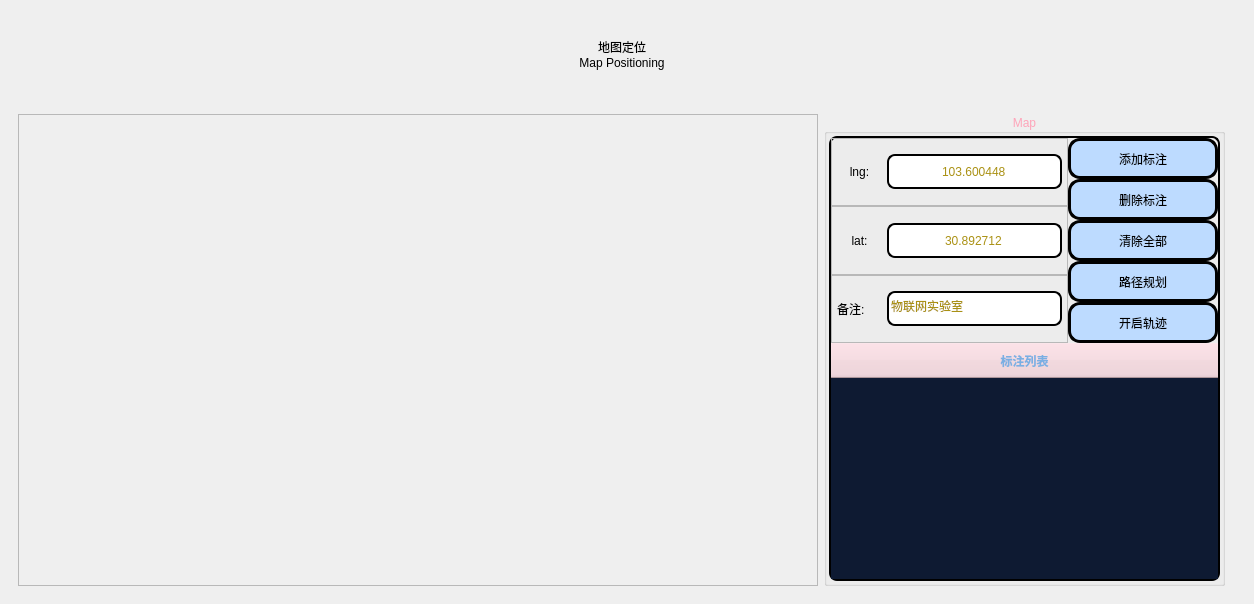
         <widget class="QWidget" name="FaultDetectPage">
          <property name="styleSheet">
           <string notr="true">#FaultDetectPage
{
background-color: rgb(14, 26, 50);
}</string>
          </property>
          <layout class="QVBoxLayout" name="verticalLayout_6">
           <property name="spacing">
            <number>0</number>
           </property>
           <property name="leftMargin">
            <number>0</number>
           </property>
           <property name="topMargin">
            <number>0</number>
           </property>
           <property name="bottomMargin">
            <number>0</number>
           </property>
           <item>
            <widget class="QWidget" name="FaultDetectWidget" native="true">
             <layout class="QVBoxLayout" name="verticalLayout_10">
              <item>
               <widget class="QWidget" name="TopWidget4" native="true">
                <property name="minimumSize">
                 <size>
                  <width>0</width>
                  <height>90</height>
                 </size>
                </property>
                <property name="maximumSize">
                 <size>
                  <width>16777215</width>
                  <height>90</height>
                 </size>
                </property>
                <layout class="QHBoxLayout" name="horizontalLayout_7">
                 <property name="spacing">
                  <number>5</number>
                 </property>
                 <property name="leftMargin">
                  <number>0</number>
                 </property>
                 <property name="topMargin">
                  <number>0</number>
                 </property>
                 <property name="rightMargin">
                  <number>0</number>
                 </property>
                 <property name="bottomMargin">
                  <number>0</number>
                 </property>
                 <item>
                  <spacer name="horizontalSpacer_9">
                   <property name="orientation">
                    <enum>Qt::Horizontal</enum>
                   </property>
                   <property name="sizeHint" stdset="0">
                    <size>
                     <width>463</width>
                     <height>20</height>
                    </size>
                   </property>
                  </spacer>
                 </item>
                 <item>
                  <widget class="QLabel" name="FaultDetectLabel">
                   <property name="minimumSize">
                    <size>
                     <width>300</width>
                     <height>90</height>
                    </size>
                   </property>
                   <property name="maximumSize">
                    <size>
                     <width>16777215</width>
                     <height>90</height>
                    </size>
                   </property>
                   <property name="text">
                    <string>地图定位
Map Positioning</string>
                   </property>
                   <property name="alignment">
                    <set>Qt::AlignCenter</set>
                   </property>
                  </widget>
                 </item>
                 <item>
                  <spacer name="horizontalSpacer_10">
                   <property name="orientation">
                    <enum>Qt::Horizontal</enum>
                   </property>
                   <property name="sizeHint" stdset="0">
                    <size>
                     <width>462</width>
                     <height>20</height>
                    </size>
                   </property>
                  </spacer>
                 </item>
                </layout>
               </widget>
              </item>
              <item>
               <widget class="QWidget" name="widget_4" native="true">
                <property name="minimumSize">
                 <size>
                  <width>520</width>
                  <height>490</height>
                 </size>
                </property>
                <property name="styleSheet">
                 <string notr="true"/>
                </property>
                <layout class="QHBoxLayout" name="horizontalLayout_4">
                 <item>
                  <widget class="QWidget" name="Map_Widget" native="true">
                   <property name="minimumSize">
                    <size>
                     <width>200</width>
                     <height>0</height>
                    </size>
                   </property>
                   <layout class="QVBoxLayout" name="verticalLayout_38">
                    <property name="spacing">
                     <number>0</number>
                    </property>
                    <property name="leftMargin">
                     <number>0</number>
                    </property>
                    <property name="topMargin">
                     <number>0</number>
                    </property>
                    <property name="rightMargin">
                     <number>0</number>
                    </property>
                    <property name="bottomMargin">
                     <number>0</number>
                    </property>
                    <item>
                     <widget class="QFrame" name="Map">
                      <property name="minimumSize">
                       <size>
                        <width>800</width>
                        <height>300</height>
                       </size>
                      </property>
                      <property name="frameShape">
                       <enum>QFrame::StyledPanel</enum>
                      </property>
                      <property name="frameShadow">
                       <enum>QFrame::Raised</enum>
                      </property>
                     </widget>
                    </item>
                   </layout>
                  </widget>
                 </item>
                 <item>
                  <widget class="QGroupBox" name="Map_3">
                   <property name="minimumSize">
                    <size>
                     <width>400</width>
                     <height>261</height>
                    </size>
                   </property>
                   <property name="maximumSize">
                    <size>
                     <width>9999</width>
                     <height>9999</height>
                    </size>
                   </property>
                   <property name="styleSheet">
                    <string notr="true">#Map_3
{
color: rgb(254, 164, 185);
}
*{
font: 13pt &quot;楷体&quot;;
}
QLabel
{
font: 11pt &quot;楷体&quot;;
}</string>
                   </property>
                   <property name="title">
                    <string>Map</string>
                   </property>
                   <property name="alignment">
                    <set>Qt::AlignCenter</set>
                   </property>
                   <layout class="QVBoxLayout" name="verticalLayout_9">
                    <property name="spacing">
                     <number>10</number>
                    </property>
                    <property name="leftMargin">
                     <number>0</number>
                    </property>
                    <property name="topMargin">
                     <number>0</number>
                    </property>
                    <property name="rightMargin">
                     <number>0</number>
                    </property>
                    <property name="bottomMargin">
                     <number>0</number>
                    </property>
                    <item>
                     <widget class="QFrame" name="Map_Show">
                      <property name="styleSheet">
                       <string notr="true">
#Map_Show
{
border:2px solid black;
border-radius:8px;
margin:2;
padding:0;
}</string>
                      </property>
                      <property name="frameShape">
                       <enum>QFrame::StyledPanel</enum>
                      </property>
                      <property name="frameShadow">
                       <enum>QFrame::Raised</enum>
                      </property>
                      <layout class="QVBoxLayout" name="verticalLayout_26">
                       <property name="spacing">
                        <number>0</number>
                       </property>
                       <property name="leftMargin">
                        <number>0</number>
                       </property>
                       <property name="topMargin">
                        <number>0</number>
                       </property>
                       <property name="rightMargin">
                        <number>0</number>
                       </property>
                       <property name="bottomMargin">
                        <number>0</number>
                       </property>
                       <item>
                        <widget class="QWidget" name="widget_3" native="true">
                         <layout class="QHBoxLayout" name="horizontalLayout_25">
                          <property name="spacing">
                           <number>0</number>
                          </property>
                          <property name="leftMargin">
                           <number>0</number>
                          </property>
                          <property name="topMargin">
                           <number>0</number>
                          </property>
                          <property name="rightMargin">
                           <number>0</number>
                          </property>
                          <property name="bottomMargin">
                           <number>0</number>
                          </property>
                          <item>
                           <widget class="QWidget" name="Map_addBZ_moveBZ" native="true">
                            <property name="styleSheet">
                             <string notr="true">QLineEdit
{
color: rgb(170, 145, 20);
border:2px solid black;
border-radius:8px;
font: 11pt &quot;楷体&quot;;
}
QLineEdit:hover
{
border:2px solid #ff7c25;
border-radius:7px;
font: 11pt &quot;楷体&quot;;
}</string>
                            </property>
                            <layout class="QVBoxLayout" name="verticalLayout_23">
                             <property name="spacing">
                              <number>0</number>
                             </property>
                             <property name="leftMargin">
                              <number>0</number>
                             </property>
                             <property name="topMargin">
                              <number>0</number>
                             </property>
                             <property name="rightMargin">
                              <number>0</number>
                             </property>
                             <property name="bottomMargin">
                              <number>0</number>
                             </property>
                             <item>
                              <widget class="QFrame" name="frame">
                               <property name="minimumSize">
                                <size>
                                 <width>0</width>
                                 <height>60</height>
                                </size>
                               </property>
                               <property name="frameShape">
                                <enum>QFrame::StyledPanel</enum>
                               </property>
                               <property name="frameShadow">
                                <enum>QFrame::Raised</enum>
                               </property>
                               <layout class="QHBoxLayout" name="horizontalLayout_3">
                                <property name="spacing">
                                 <number>5</number>
                                </property>
                                <property name="leftMargin">
                                 <number>5</number>
                                </property>
                                <property name="topMargin">
                                 <number>5</number>
                                </property>
                                <property name="rightMargin">
                                 <number>5</number>
                                </property>
                                <property name="bottomMargin">
                                 <number>5</number>
                                </property>
                                <item>
                                 <widget class="QLabel" name="lbl_lon_2">
                                  <property name="minimumSize">
                                   <size>
                                    <width>45</width>
                                    <height>45</height>
                                   </size>
                                  </property>
                                  <property name="maximumSize">
                                   <size>
                                    <width>45</width>
                                    <height>45</height>
                                   </size>
                                  </property>
                                  <property name="text">
                                   <string>lng:</string>
                                  </property>
                                  <property name="alignment">
                                   <set>Qt::AlignCenter</set>
                                  </property>
                                 </widget>
                                </item>
                                <item>
                                 <widget class="QLineEdit" name="line_Map_lon">
                                  <property name="minimumSize">
                                   <size>
                                    <width>0</width>
                                    <height>35</height>
                                   </size>
                                  </property>
                                  <property name="text">
                                   <string>103.600448</string>
                                  </property>
                                  <property name="alignment">
                                   <set>Qt::AlignCenter</set>
                                  </property>
                                  <property name="placeholderText">
                                   <string/>
                                  </property>
                                 </widget>
                                </item>
                               </layout>
                              </widget>
                             </item>
                             <item>
                              <widget class="QFrame" name="frame_2">
                               <property name="minimumSize">
                                <size>
                                 <width>0</width>
                                 <height>60</height>
                                </size>
                               </property>
                               <property name="frameShape">
                                <enum>QFrame::StyledPanel</enum>
                               </property>
                               <property name="frameShadow">
                                <enum>QFrame::Raised</enum>
                               </property>
                               <layout class="QHBoxLayout" name="horizontalLayout_22">
                                <property name="spacing">
                                 <number>5</number>
                                </property>
                                <property name="leftMargin">
                                 <number>5</number>
                                </property>
                                <property name="topMargin">
                                 <number>5</number>
                                </property>
                                <property name="rightMargin">
                                 <number>5</number>
                                </property>
                                <property name="bottomMargin">
                                 <number>5</number>
                                </property>
                                <item>
                                 <widget class="QLabel" name="lbl_lat_2">
                                  <property name="minimumSize">
                                   <size>
                                    <width>45</width>
                                    <height>45</height>
                                   </size>
                                  </property>
                                  <property name="maximumSize">
                                   <size>
                                    <width>45</width>
                                    <height>45</height>
                                   </size>
                                  </property>
                                  <property name="text">
                                   <string>lat:</string>
                                  </property>
                                  <property name="alignment">
                                   <set>Qt::AlignCenter</set>
                                  </property>
                                 </widget>
                                </item>
                                <item>
                                 <widget class="QLineEdit" name="line_Map_lat">
                                  <property name="minimumSize">
                                   <size>
                                    <width>0</width>
                                    <height>35</height>
                                   </size>
                                  </property>
                                  <property name="text">
                                   <string>30.892712</string>
                                  </property>
                                  <property name="alignment">
                                   <set>Qt::AlignCenter</set>
                                  </property>
                                 </widget>
                                </item>
                               </layout>
                              </widget>
                             </item>
                             <item>
                              <widget class="QFrame" name="frame_3">
                               <property name="minimumSize">
                                <size>
                                 <width>0</width>
                                 <height>60</height>
                                </size>
                               </property>
                               <property name="frameShape">
                                <enum>QFrame::StyledPanel</enum>
                               </property>
                               <property name="frameShadow">
                                <enum>QFrame::Raised</enum>
                               </property>
                               <layout class="QHBoxLayout" name="horizontalLayout_23">
                                <property name="spacing">
                                 <number>5</number>
                                </property>
                                <property name="leftMargin">
                                 <number>5</number>
                                </property>
                                <property name="topMargin">
                                 <number>5</number>
                                </property>
                                <property name="rightMargin">
                                 <number>5</number>
                                </property>
                                <property name="bottomMargin">
                                 <number>5</number>
                                </property>
                                <item>
                                 <widget class="QLabel" name="label">
                                  <property name="minimumSize">
                                   <size>
                                    <width>45</width>
                                    <height>45</height>
                                   </size>
                                  </property>
                                  <property name="maximumSize">
                                   <size>
                                    <width>45</width>
                                    <height>45</height>
                                   </size>
                                  </property>
                                  <property name="text">
                                   <string>备注:</string>
                                  </property>
                                 </widget>
                                </item>
                                <item>
                                 <widget class="QLineEdit" name="line_Map_title">
                                  <property name="minimumSize">
                                   <size>
                                    <width>0</width>
                                    <height>35</height>
                                   </size>
                                  </property>
                                  <property name="text">
                                   <string>物联网实验室</string>
                                  </property>
                                 </widget>
                                </item>
                               </layout>
                              </widget>
                             </item>
                            </layout>
                           </widget>
                          </item>
                          <item>
                           <widget class="QWidget" name="Map_GH" native="true">
                            <property name="maximumSize">
                             <size>
                              <width>150</width>
                              <height>16777215</height>
                             </size>
                            </property>
                            <property name="styleSheet">
                             <string notr="true">QPushButton
{
width:150;
height:35;
border:3px solid black;
border-radius:12px;
background-color: rgb(189, 219, 255);
font: 13pt &quot;方正粗黑宋简体&quot;;
}
QPushButton:hover
{
width:150;
height:35;
border:3px solid #ff7c25;
border-radius:12px;

}</string>
                            </property>
                            <layout class="QVBoxLayout" name="verticalLayout_25">
                             <property name="spacing">
                              <number>0</number>
                             </property>
                             <property name="leftMargin">
                              <number>0</number>
                             </property>
                             <property name="topMargin">
                              <number>0</number>
                             </property>
                             <property name="rightMargin">
                              <number>0</number>
                             </property>
                             <property name="bottomMargin">
                              <number>0</number>
                             </property>
                             <item>
                              <widget class="QPushButton" name="btn_Map_addBZ">
                               <property name="text">
                                <string>添加标注</string>
                               </property>
                              </widget>
                             </item>
                             <item>
                              <widget class="QPushButton" name="btn_Map_moveBZ">
                               <property name="text">
                                <string>删除标注</string>
                               </property>
                              </widget>
                             </item>
                             <item>
                              <widget class="QPushButton" name="btn_Map_ClearAllBz">
                               <property name="text">
                                <string>清除全部</string>
                               </property>
                              </widget>
                             </item>
                             <item>
                              <widget class="QPushButton" name="btn_Map_LJGH">
                               <property name="text">
                                <string>路径规划</string>
                               </property>
                              </widget>
                             </item>
                             <item>
                              <widget class="QPushButton" name="btn_Map_YDGJ">
                               <property name="text">
                                <string>开启轨迹</string>
                               </property>
                              </widget>
                             </item>
                            </layout>
                           </widget>
                          </item>
                         </layout>
                        </widget>
                       </item>
                       <item>
                        <widget class="QWidget" name="widget_8" native="true">
                         <layout class="QHBoxLayout" name="horizontalLayout_24">
                          <property name="spacing">
                           <number>0</number>
                          </property>
                          <property name="leftMargin">
                           <number>0</number>
                          </property>
                          <property name="topMargin">
                           <number>0</number>
                          </property>
                          <property name="rightMargin">
                           <number>0</number>
                          </property>
                          <property name="bottomMargin">
                           <number>0</number>
                          </property>
                          <item>
                           <widget class="QTableWidget" name="tableWidget_BZList">
                            <property name="minimumSize">
                             <size>
                              <width>385</width>
                              <height>0</height>
                             </size>
                            </property>
                            <property name="styleSheet">
                             <string notr="true">QTableView QHeaderView{
background-color:rgb(240,207,214);/*表头的背景色*/
}
QTableView QHeaderView::section{
color: rgb(122, 175, 227);/*表头字体颜色*/
border-right: 1px solid rgb(240,207,214);
border-left: 1px solid rgb(240,207,214);
font-weight:bold;
height: 35px;
}
QTableView{
color: rgb(122, 175, 227);
selection-background-color: rgb(3,57,103);/*选中后背景颜色*/
selection-color: red;
background-color: rgb(14,26,50);
gridline-color: rgb(226,238,243);
}
QTableView::item{
color:black;
background-color: rgba(0,0,0,0.1);
}
QTableView::item:hover{
color: red;
background-color: rgba(0,0,0,0.3);
}</string>
                            </property>
                            <property name="frameShape">
                             <enum>QFrame::NoFrame</enum>
                            </property>
                            <property name="dragDropMode">
                             <enum>QAbstractItemView::NoDragDrop</enum>
                            </property>
                            <property name="textElideMode">
                             <enum>Qt::ElideRight</enum>
                            </property>
                            <property name="horizontalScrollMode">
                             <enum>QAbstractItemView::ScrollPerItem</enum>
                            </property>
                            <property name="gridStyle">
                             <enum>Qt::SolidLine</enum>
                            </property>
                            <attribute name="horizontalHeaderShowSortIndicator" stdset="0">
                             <bool>false</bool>
                            </attribute>
                            <attribute name="horizontalHeaderStretchLastSection">
                             <bool>true</bool>
                            </attribute>
                            <attribute name="verticalHeaderVisible">
                             <bool>false</bool>
                            </attribute>
                            <column>
                             <property name="text">
                              <string>标注列表</string>
                             </property>
                            </column>
                           </widget>
                          </item>
                         </layout>
                        </widget>
                       </item>
                      </layout>
                     </widget>
                    </item>
                   </layout>
                  </widget>
                 </item>
                </layout>
               </widget>
              </item>
             </layout>
            </widget>
           </item>
          </layout>
         </widget>
